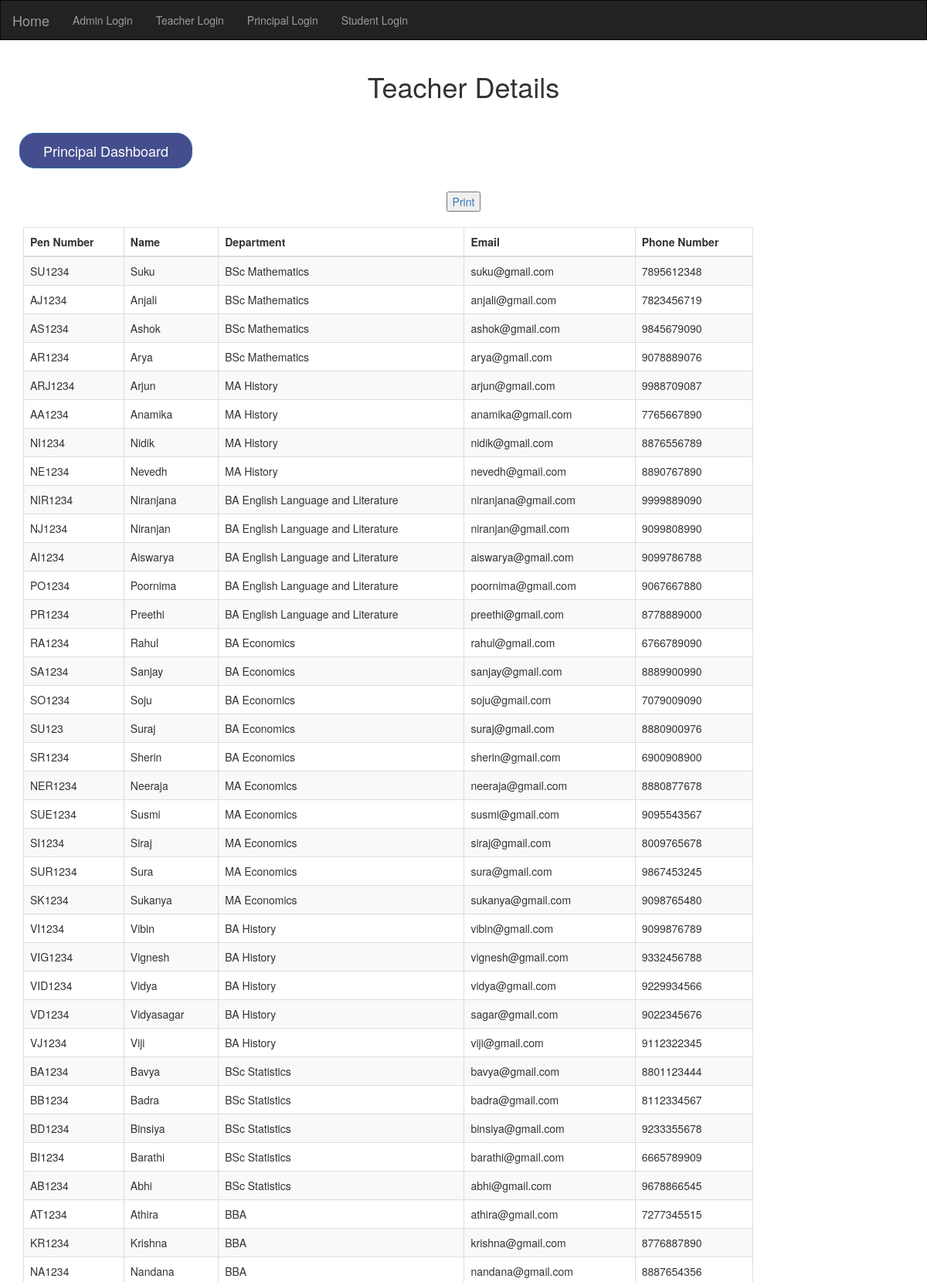
The app's page /principalviewteacher.php?view_admin=view_admin (upper part) with its own data.
### tables this page shows
CREATE TABLE `teacher_reg` (
  `id` int(11) NOT NULL,
  `pen_number` varchar(50) NOT NULL,
  `name` varchar(25) NOT NULL,
  `department` varchar(50) NOT NULL,
  `password` varchar(25) NOT NULL,
  `email` varchar(25) NOT NULL,
  `phone` varchar(25) NOT NULL
);

### principalviewteacher.php (the view, shortened to what this page needs)
<?php include("header.php"); ?>
<?php
if(isset($_GET['view_admin'])) {
 ?>
    <div class="container-fluid" >
          <h1 class="h1_index text-center">Teacher Details</h1>
		  <br>
		    <a class="a_color" href="principal.php"><button type="button" class="btn btn-primary btn-lg">Principal Dashboard</button></a>
		   <br><br>
		   <center>
  <a href="tch_details_print.php" target="_blank">
<input type="button" class="" value="Print">
</a>
</center><br>
        <div class="col-sm-10">
		<table class="table table-striped table-bordered">
   <thead>
      <tr>
        <th>Pen Number</th>
        <th>Name</th>
		<th>Department</th>
		<th>Email</th>
    <th>Phone Number</th>
      </tr>
    </thead>
    <tbody>
<?php
$con = mysqli_connect('localhost','root','','attendance');
$sql="SELECT * FROM `teacher_reg` ";
$record = mysqli_query($con,$sql);
while($post=mysqli_fetch_assoc($record)) {
   ?>
      <tr>
        <td><?php echo $post['pen_number']; ?></td>
        <td><?php echo $post['name']; ?></td>
        <td><?php echo $post['department']; ?></td>
		<td><?php echo $post['email']; ?></td>
		<td><?php echo $post['phone']; ?></td>
      </tr>
<?php } ?>
     </tbody>
    </table>
  </div>
</div>
<br>
<?php
}
?>
<br><br>
<?php include("footer.php"); ?>

### assets/main.css (style rules this page uses)
.btn-primary { color: #fff; background-color: #444d8d; }
.btn-lg { padding: 10px 30px; font-size: 18px; line-height: 1.3333333; border-radius: 2rem; margin: 1rem; }
.a_color { color: #fff; }

### records on screen
teacher_reg: pen_number "SU1234", name "Suku", department "BSc Mathematics", email "suku@gmail.com", phone "7895612348"
teacher_reg: pen_number "AJ1234", name "Anjali", department "BSc Mathematics", email "anjali@gmail.com", phone "7823456719"
teacher_reg: pen_number "AS1234", name "Ashok", department "BSc Mathematics", email "ashok@gmail.com", phone "9845679090"
teacher_reg: pen_number "AR1234", name "Arya", department "BSc Mathematics", email "arya@gmail.com", phone "9078889076"
teacher_reg: pen_number "ARJ1234", name "Arjun", department "MA History", email "arjun@gmail.com", phone "9988709087"
teacher_reg: pen_number "AA1234", name "Anamika", department "MA History", email "anamika@gmail.com", phone "7765667890"
teacher_reg: pen_number "NI1234", name "Nidik", department "MA History", email "nidik@gmail.com", phone "8876556789"
teacher_reg: pen_number "NE1234", name "Nevedh", department "MA History", email "nevedh@gmail.com", phone "8890767890"
teacher_reg: pen_number "NIR1234", name "Niranjana", department "BA English Language and Literature", email "niranjana@gmail.com", phone "9999889090"
teacher_reg: pen_number "NJ1234", name "Niranjan", department "BA English Language and Literature", email "niranjan@gmail.com", phone "9099808990"
teacher_reg: pen_number "AI1234", name "Aiswarya", department "BA English Language and Literature", email "aiswarya@gmail.com", phone "9099786788"
teacher_reg: pen_number "PO1234", name "Poornima", department "BA English Language and Literature", email "poornima@gmail.com", phone "9067667880"
teacher_reg: pen_number "PR1234", name "Preethi", department "BA English Language and Literature", email "preethi@gmail.com", phone "8778889000"
teacher_reg: pen_number "RA1234", name "Rahul", department "BA Economics", email "rahul@gmail.com", phone "6766789090"
teacher_reg: pen_number "SA1234", name "Sanjay", department "BA Economics", email "sanjay@gmail.com", phone "8889900990"
teacher_reg: pen_number "SO1234", name "Soju", department "BA Economics", email "soju@gmail.com", phone "7079009090"
teacher_reg: pen_number "SU123", name "Suraj", department "BA Economics", email "suraj@gmail.com", phone "8880900976"
teacher_reg: pen_number "SR1234", name "Sherin", department "BA Economics", email "sherin@gmail.com", phone "6900908900"
teacher_reg: pen_number "NER1234", name "Neeraja", department "MA Economics", email "neeraja@gmail.com", phone "8880877678"
teacher_reg: pen_number "SUE1234", name "Susmi", department "MA Economics", email "susmi@gmail.com", phone "9095543567"
teacher_reg: pen_number "SI1234", name "Siraj", department "MA Economics", email "siraj@gmail.com", phone "8009765678"
teacher_reg: pen_number "SUR1234", name "Sura", department "MA Economics", email "sura@gmail.com", phone "9867453245"
teacher_reg: pen_number "SK1234", name "Sukanya", department "MA Economics", email "sukanya@gmail.com", phone "9098765480"
teacher_reg: pen_number "VI1234", name "Vibin", department "BA History", email "vibin@gmail.com", phone "9099876789"
teacher_reg: pen_number "VIG1234", name "Vignesh", department "BA History", email "vignesh@gmail.com", phone "9332456788"
teacher_reg: pen_number "VID1234", name "Vidya", department "BA History", email "vidya@gmail.com", phone "9229934566"
teacher_reg: pen_number "VD1234", name "Vidyasagar", department "BA History", email "sagar@gmail.com", phone "9022345676"
teacher_reg: pen_number "VJ1234", name "Viji", department "BA History", email "viji@gmail.com", phone "9112322345"
teacher_reg: pen_number "BA1234", name "Bavya", department "BSc Statistics", email "bavya@gmail.com", phone "8801123444"
teacher_reg: pen_number "BB1234", name "Badra", department "BSc Statistics", email "badra@gmail.com", phone "8112334567"
teacher_reg: pen_number "BD1234", name "Binsiya", department "BSc Statistics", email "binsiya@gmail.com", phone "9233355678"
teacher_reg: pen_number "BI1234", name "Barathi", department "BSc Statistics", email "barathi@gmail.com", phone "6665789909"
teacher_reg: pen_number "AB1234", name "Abhi", department "BSc Statistics", email "abhi@gmail.com", phone "9678866545"
teacher_reg: pen_number "AT1234", name "Athira", department "BBA", email "athira@gmail.com", phone "7277345515"
teacher_reg: pen_number "KR1234", name "Krishna", department "BBA", email "krishna@gmail.com", phone "8776887890"
teacher_reg: pen_number "NA1234", name "Nandana", department "BBA", email "nandana@gmail.com", phone "8887654356"
